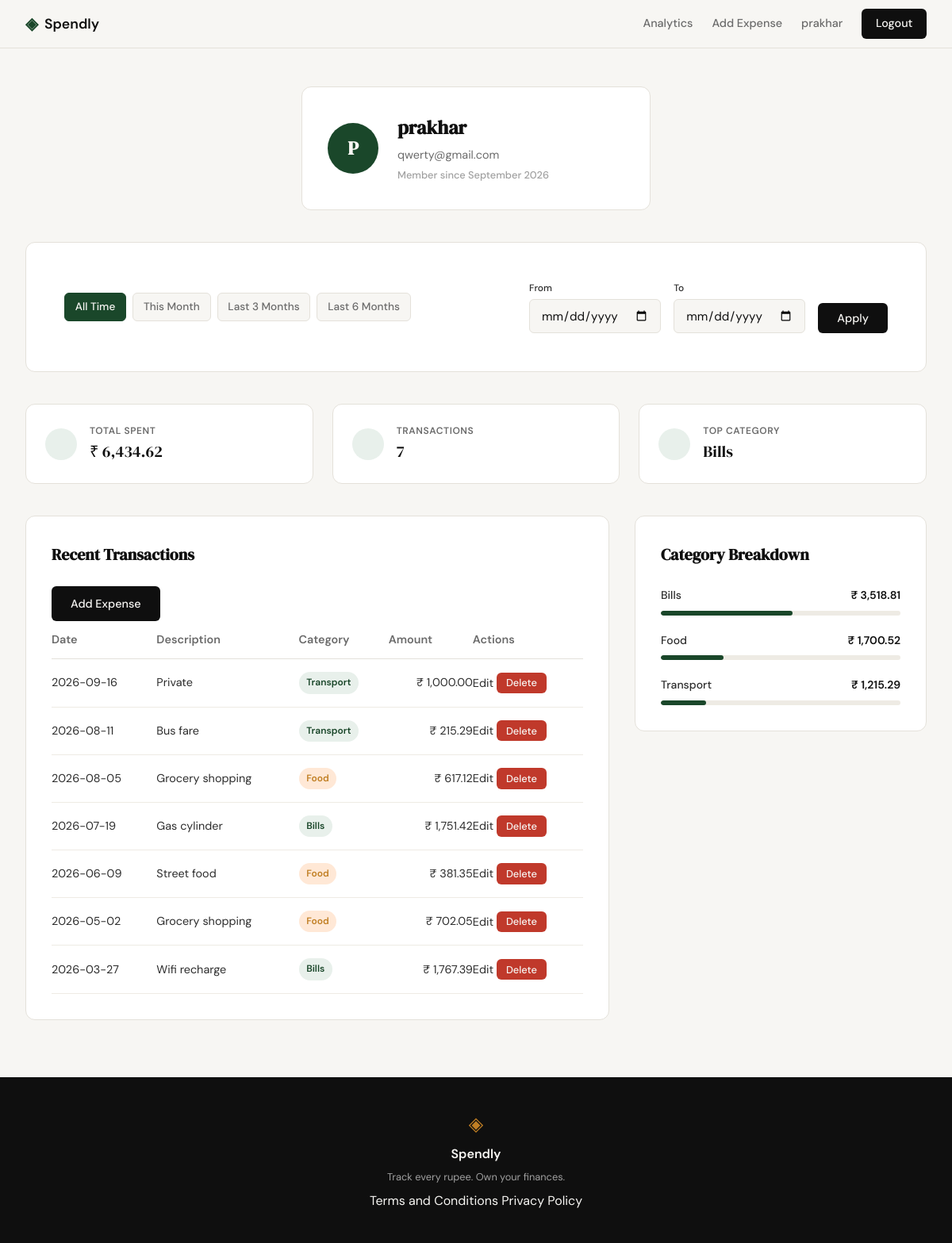
The app's page /profile (signed in), older data.
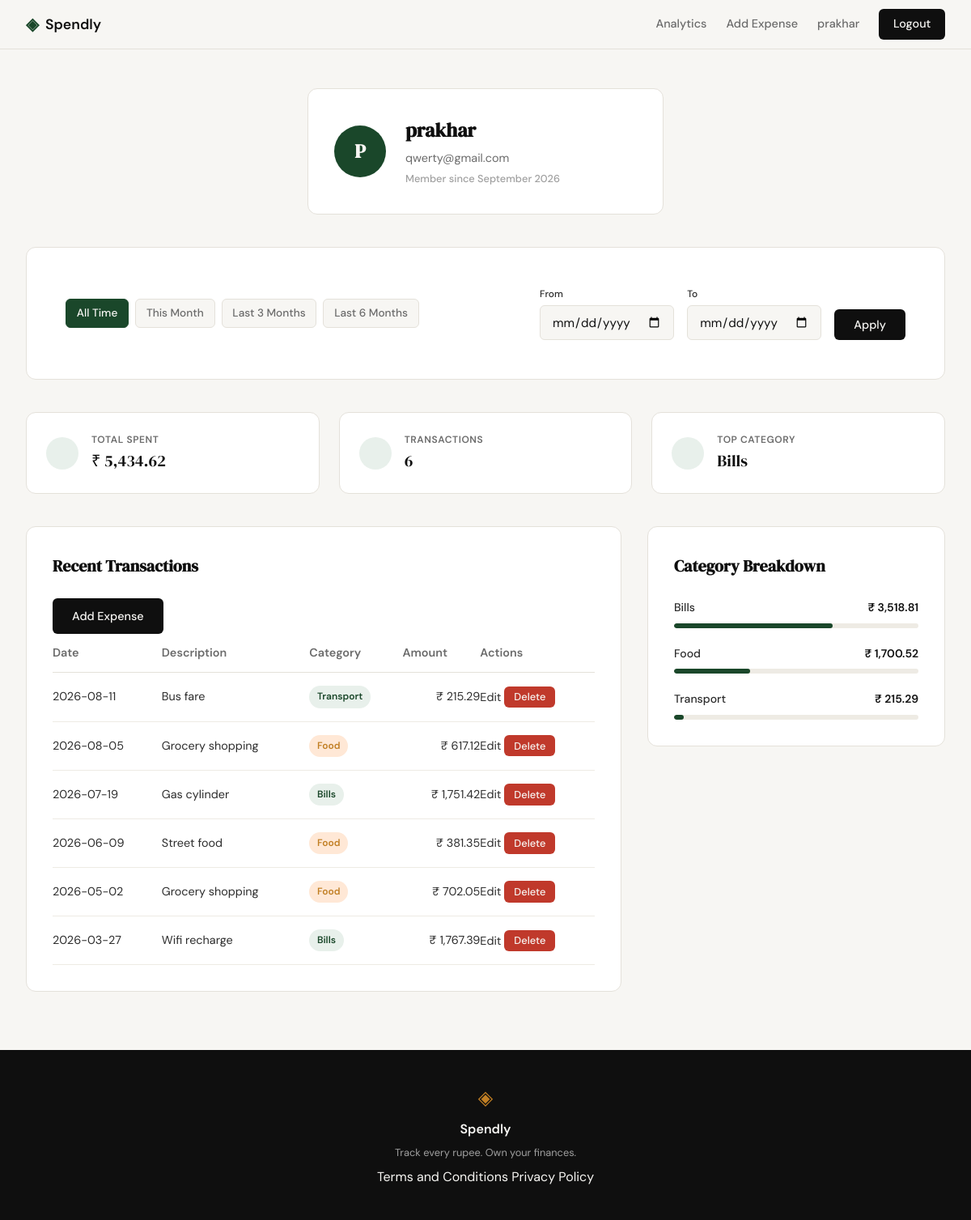
The same page, newer data.
### tables this page shows
CREATE TABLE users (
            id INTEGER PRIMARY KEY AUTOINCREMENT,
            name TEXT NOT NULL,
            email TEXT UNIQUE NOT NULL,
            password_hash TEXT NOT NULL,
            created_at TEXT DEFAULT CURRENT_TIMESTAMP
        );

CREATE TABLE expenses (
            id INTEGER PRIMARY KEY AUTOINCREMENT,
            user_id INTEGER NOT NULL,
            amount REAL NOT NULL,
            category TEXT NOT NULL,
            date TEXT NOT NULL,
            description TEXT,
            created_at TEXT DEFAULT CURRENT_TIMESTAMP,
            FOREIGN KEY (user_id) REFERENCES users (id)
        );

### app.py (the view)
@app.route("/profile")
def profile():
    user_id = session.get("user_id")
    if not user_id:
        return redirect(url_for("login"))
    user = get_user_by_id(user_id)
    if not user:
        flash("User not found", "error")
        return redirect(url_for("login"))
    date_from = request.args.get("date_from")
    date_to = request.args.get("date_to")
    valid_from, valid_to, active_filter, presets = get_date_filter_context(
        date_from, date_to
    )
    if active_filter == "error":
        flash("Start date must be before end date.", "error")
        valid_from, valid_to, active_filter = None, None, "all"
    stats = get_summary_stats(user_id, valid_from, valid_to)
    transactions = get_recent_transactions(
        user_id, date_from=valid_from, date_to=valid_to
    )
    categories = get_category_breakdown(user_id, valid_from, valid_to)
    return render_template(
        "profile.html",
        user=user,
        stats=stats,
        transactions=transactions,
        categories=categories,
        date_from=valid_from,
        date_to=valid_to,
        active_filter=active_filter,
        presets=presets,
    )

### app.py (called while the page is built)
def validate_date(date_str):
    if not date_str:
        return None
    try:
        return datetime.strptime(date_str, "%Y-%m-%d").strftime("%Y-%m-%d")
    except ValueError:
        return None

### database/db.py (called while the page is built)
def get_db():
    db = sqlite3.connect('spendly.db')
    db.row_factory = sqlite3.Row
    db.execute('PRAGMA foreign_keys = ON')
    return db

### database/queries.py (called while the page is built)
def get_user_by_id(user_id):
    db = get_db()
    try:
        cursor = db.execute(
            "SELECT name, email, created_at FROM users WHERE id = ?", (user_id,)
        )
        row = cursor.fetchone()
        if row:
            created_at = datetime.strptime(row["created_at"], "%Y-%m-%d %H:%M:%S")
            member_since = created_at.strftime("%B %Y")
            return {
                "name": row["name"],
                "email": row["email"],
                "member_since": member_since,
                "initials": (row["name"][0] if row["name"] else "U").upper(),
            }
        return None
    finally:
        db.close()

def apply_date_filter(query, params, date_from, date_to):
    if date_from and date_to:
        query += " AND date BETWEEN ? AND ?"
        params.extend([date_from, date_to])
    elif date_from:
        query += " AND date >= ?"
        params.append(date_from)
    elif date_to:
        query += " AND date <= ?"
        params.append(date_to)
    return query, params

def get_recent_transactions(user_id, limit=10, date_from=None, date_to=None):
    db = get_db()
    try:
        query = "SELECT id, date, description, category, amount FROM expenses WHERE user_id = ?"
        params = [user_id]
        query, params = apply_date_filter(query, params, date_from, date_to)
        query += " ORDER BY date DESC LIMIT ?"
        params.append(limit)
        cursor = db.execute(query, params)
        rows = cursor.fetchall()
        transactions = []
        for row in rows:
            transactions.append(
                {
                    "id": row["id"],
                    "date": row["date"],
                    "description": row["description"],
                    "category": row["category"],
                    "amount": f"₹ {row['amount']:,.2f}",
                }
            )
        return transactions
    finally:
        db.close()

### templates/profile.html (shortened to what this page needs)
{% extends "base.html" %}
{% block head %}
<link rel="stylesheet" href="{{ url_for('static', filename='css/profile.css') }}">
{% endblock %}
{% block content %}
<div class="profile-container">
    <section class="user-header">
        <div class="auth-card profile-card">
            <div class="profile-card-inner">
                <div class="avatar">{{ user.initials }}</div>
                <div class="profile-details">
                    <h1>{{ user.name }}</h1>
                    <p class="text-muted">{{ user.email }}</p>
                    <p class="member-since">Member since {{ user.member_since }}</p>
                </div>
            </div>
        </div>
    </section>
    <section class="filter-bar">
        <div class="auth-card">
            <div class="filter-container">
                <div class="filter-presets">
                    <a href="{{ url_for('profile') }}"
                       class="filter-btn {{ 'active' if active_filter == 'all' }}">
                       All Time
                    </a>
                    {% for key, range in presets.items() %}
                    <a href="{{ url_for('profile', date_from=range.from, date_to=range.to) }}"
                       class="filter-btn {{ 'active' if active_filter == key }}">
                       {{ key.replace('-', ' ').title() }}
                    </a>
                    {% endfor %}
                </div>
                <form method="GET" action="{{ url_for('profile') }}" class="filter-custom">
                    <div class="form-group">
                        <label for="date_from">From</label>
                        <input type="date" id="date_from" name="date_from"
                               value="{{ date_from or '' }}" class="form-input">
                    </div>
                    <div class="form-group">
                        <label for="date_to">To</label>
                        <input type="date" id="date_to" name="date_to"
                               value="{{ date_to or '' }}" class="form-input">
                    </div>
                    <button type="submit" class="btn-primary">Apply</button>
                </form>
            </div>
        </div>
    </section>
    <section class="stats-grid">
        <div class="stat-card">
            <i data-lucide="indian-rupee" class="stat-icon"></i>
            <div class="stat-info">
                <span class="stat-label">Total Spent</span>
                <span class="stat-value">{{ stats.total_spent }}</span>
            </div>
        </div>
        <div class="stat-card">
            <i data-lucide="list" class="stat-icon"></i>
            <div class="stat-info">
                <span class="stat-label">Transactions</span>
                <span class="stat-value">{{ stats.transaction_count }}</span>
            </div>
        </div>
        <div class="stat-card">
            <i data-lucide="pie-chart" class="stat-icon"></i>
            <div class="stat-info">
                <span class="stat-label">Top Category</span>
                <span class="stat-value">{{ stats.top_category }}</span>
            </div>
        </div>
    </section>
    <div class="profile-main-grid">
        <section class="history-section">
            <div class="auth-card">
                <div class="section-header">
                    <h2 class="section-title">Recent Transactions</h2>
                    <a href="{{ url_for('add_expense') }}" class="btn-primary">Add Expense</a>
                </div>
                <table class="profile-table">
                    <thead>
                        <tr>
                            <th>Date</th>
                            <th>Description</th>
                            <th>Category</th>
                            <th class="text-right">Amount</th>
                            <th class="text-center">Actions</th>
                        </tr>
                    </thead>
                    <tbody>
                        {% for tx in transactions %}
                        <tr>
                            <td>{{ tx.date }}</td>
                            <td>{{ tx.description }}</td>
                            <td>
                                <span class="category-badge badge-{{ tx.category.lower() }}">
                                    {{ tx.category }}
                                </span>
                            </td>
                            <td class="text-right">{{ tx.amount }}</td>
                            <td class="text-center">
                                <a href="{{ url_for('edit_expense', id=tx['id']) }}" class="btn-edit">Edit</a>
                                <form method="POST" action="{{ url_for('delete_expense_route', id=tx['id']) }}" style="display:inline"
                                      onsubmit="return confirm('Delete this expense?')">
                                    <button type="submit" class="btn-delete">Delete</button>
                                </form>
                            </td>
                        </tr>
                        {% endfor %}
                    </tbody>
                </table>
            </div>
        </section>
        <section class="breakdown-section">
            <div class="auth-card">
                <h2 class="section-title">Category Breakdown</h2>
                <div class="category-list">
                    {% for cat in categories %}
                    <div class="category-item">
                        <div class="category-meta">
                            <span class="category-name">{{ cat.name }}</span>
                            <span class="category-amount">{{ cat.total }}</span>
                        </div>
                        <div class="category-bar-container">
                            <div class="category-bar" style="width: {{ cat.percentage }}%"></div>
                        </div>
                    </div>
                    {% endfor %}
                </div>
            </div>
        </section>
    </div>
</div>
{% endblock %}

### templates/base.html (shortened to what this page needs)
<!DOCTYPE html>
<html lang="en">
<head>
    <link rel="stylesheet" href="{{ url_for('static', filename='css/style.css') }}">
    {% block head %}{% endblock %}
</head>
<body>
    <nav class="navbar">
        <div class="nav-inner">
            <a href="{{ url_for('landing') }}" class="nav-brand">
                <span class="brand-icon">◈</span>
                <span class="brand-name">Spendly</span>
            </a>
            <div class="nav-links">
                {% if session.user_id %}
                    <a href="{{ url_for('analytics') }}" class="{% if request.endpoint == 'analytics' %}active{% endif %}">Analytics</a>
                    <a href="{{ url_for('add_expense') }}" class="{% if request.endpoint == 'add_expense' %}active{% endif %}">Add Expense</a>
                    <a href="{{ url_for('profile') }}" class="nav-user">{{ session.user_name }}</a>
                    <a href="{{ url_for('logout') }}" class="nav-cta">Logout</a>
                {% else %}
                    <a href="{{ url_for('login') }}">Sign in</a>
                    <a href="{{ url_for('register') }}" class="nav-cta">Get started</a>
                {% endif %}
            </div>
        </div>
    </nav>
    <main class="main-content">
        {% block content %}{% endblock %}
    </main>
    <footer class="footer">
        <div class="footer-inner">
            <span class="brand-icon">◈</span><span class="footer-name">Spendly</span>
            <p class="footer-copy">Track every rupee. Own your finances.</p>
            <p class="footer-links">
                <a href="{{ url_for('terms') }}">Terms and Conditions</a>
                <a href="{{ url_for('privacy') }}">Privacy Policy</a>
            </p>
        </div>
    </footer>
</body>
</html>

### static/css/profile.css (style rules this page uses)
.filter-bar { margin-bottom: 2.5rem; }
.filter-container { display: flex; align-items: center; justify-content: space-between; gap: 2rem; padding: 1rem; }
.filter-presets { display: flex; gap: 0.5rem; flex-wrap: wrap; }
.filter-btn { padding: 0.4rem 0.8rem; font-size: 0.85rem; font-weight: 500; color: var(--ink-muted); background: var(--paper); border: 1px solid var(--border); border-radius: var(--radius-sm); transition: all 0.2s; }
.filter-btn.active { background: var(--accent); color: var(--paper); border-color: var(--accent); }
.filter-custom { display: flex; align-items: flex-end; gap: 1rem; }
.filter-custom .form-group { margin-bottom: 0; }
.filter-custom label { font-size: 0.75rem; margin-bottom: 0.25rem; }

Row changes from the older to the newer data that the page shows:
removed expenses: date "2026-09-16", description "Private", category "Transport", amount "₹ 1,000.00"
Text that changed along with them:
{{ stats.total_spent }}: "₹ 6,434.62" → "₹ 5,434.62"
{{ stats.transaction_count }}: "7" → "6"
{{ cat.percentage }}: 55 → 65 (drawn)
{{ cat.percentage }}: 26 → 31 (drawn)
new list line: "Transport ₹ 215.29"
list line gone: "Transport ₹ 1,215.29"
